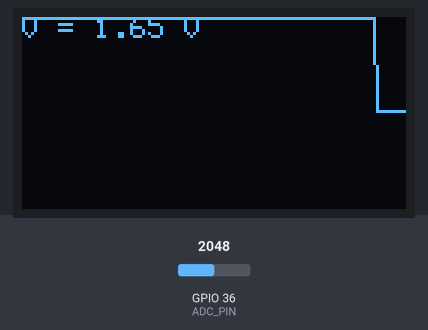
This program was run on a simulated ESP32. On the bench: 128×64 one-colour display. Inputs (shaded band) come from the test bench; at power-on: GPIO 36 (ADC_PIN) = 2048 (analog values on the 0–4095 scale).

Above: at 2.27 s.
2.3 s: GPIO 36 (ADC_PIN) set to 2866
At 2.4 s:
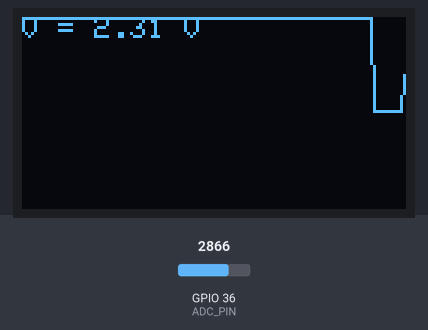
3.8 s: GPIO 36 (ADC_PIN) set to 3603
At 3.91 s:
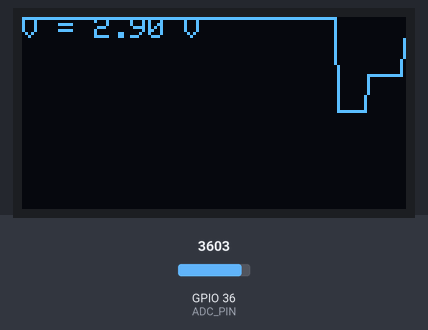
5.3 s: GPIO 36 (ADC_PIN) set to 4095
At 5.41 s:
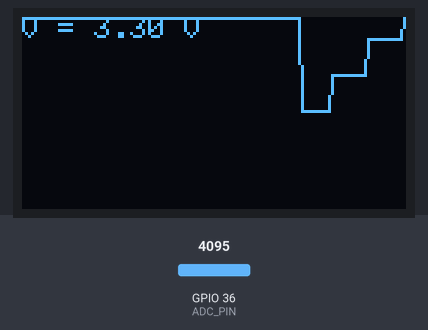

The program:

main.cpp
```cpp
//
// Code for Wemos ESP32 with OLED screen that plots ADC0 (GPIO36) voltage vs time
// The board: Wemos Lolin32
//

#include <Adafruit_GFX.h>
#include <Adafruit_SSD1306.h>

#define SCREEN_WIDTH 128
#define SCREEN_HEIGHT 64

#define OLED_RESET    -1
Adafruit_SSD1306 display(SCREEN_WIDTH, SCREEN_HEIGHT, &Wire, OLED_RESET);

#define ADC_PIN 36  // GPIO36 = ADC0 = SVP

int graph[SCREEN_WIDTH]; // Circular buffer

void setup() {
  analogReadResolution(12); // Default is 12 bits on ESP32

  Serial.begin(115200);

  // Important: initialize I2C with correct OLED pins
  // common on Wemos ESP32 OLED boards:
  Wire.begin(5, 4);  // SDA = GPIO5, SCL = GPIO4

  if (!display.begin(SSD1306_SWITCHCAPVCC, 0x3C)) {
    Serial.println(F("OLED init failed"));
    for (;;);
  }

  display.clearDisplay();
  display.setTextSize(1);
  display.setTextColor(SSD1306_WHITE);
  display.setCursor(0, 0);
  display.println("ADC Plotting...");
  display.display();
  delay(1000);
}

void loop() {
  int value = analogRead(ADC_PIN); // 0-4095
  float voltage = (value / 4095.0) * 3.3; // Convert to volts

  // Shift graph left
  for (int i = 0; i < SCREEN_WIDTH - 1; i++) {
    graph[i] = graph[i + 1];
  }

  // Scale voltage to screen height
  graph[SCREEN_WIDTH - 1] = SCREEN_HEIGHT - 1 - int((voltage / 3.3) * SCREEN_HEIGHT);

  // Draw graph
  display.clearDisplay();
  for (int x = 0; x < SCREEN_WIDTH - 1; x++) {
    display.drawLine(x, graph[x], x + 1, graph[x + 1], SSD1306_WHITE);
  }

  // Show voltage
  display.setCursor(0, 0);
  display.print("V = ");
  display.print(voltage, 2);
  display.println(" V");
  display.display();

  delay(100); // 10 Hz sampling
}
```
